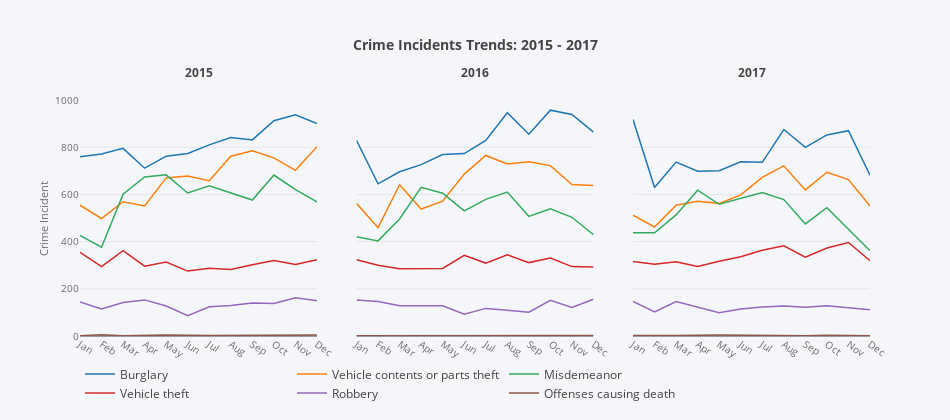

Notebook source saved alongside this figure:
### Code cell
# define subplots
fig = tools.make_subplots(rows=1, cols=3, subplot_titles=(["<b>{}</b>".format(i) for i in yearlist]),
    shared_yaxes=True, horizontal_spacing=(0.05), print_grid=False)

# a matrix for subplot selection order
m = np.array([1, 1, 1, 2, 1, 3]).reshape(3, 2)

# define marker colors
scattcol = ['rgb(31, 119, 180)', 'rgb(255, 127, 14)', 'rgb(50, 171, 96)',
            'rgb(214, 39, 40)', 'rgb(148, 103, 189)', 'rgb(140, 86, 75)']

# define chart data
for i in range(3):
    trace_list = []
    data = mon_trend[mon_trend['YEAR'] == yearlist[i]]
    for j in range(6):
        tracex = go.Scatter(x=data[data['ADAPTED_CATEGORY'] == titlelist[j]]['MONTH'],
            y=data[data['ADAPTED_CATEGORY'] == titlelist[j]]['INCIDENT_COUNT'], mode='lines',
            marker=dict(color=scattcol[j]), line=dict(width=1.5), showlegend=False, name=titlelist[j])

        if i == 0:  # show legend for only the first subplot.
            tracex.showlegend = True

        trace_list.append(tracex)

        # append each subplot data definitions to the figure instance
        fig.append_trace(trace_list[j], m[i][0], m[i][1])

# define layout settings
for i in fig['layout']['annotations']:
    i['font'] = dict(size=12)
    i['y'] = 1.07

fig['layout']['legend'] = dict(orientation="h")

for i in range(1, 4):
    fig['layout']['yaxis' + '{}'.format(i)].update(title='Crime Incident',
        titlefont=dict(size=11, color='rgb(107, 107, 107)'), tickfont=dict(size=10, color='rgb(107, 107, 107)'),
        range=[0, 1000], showgrid=True)

    fig['layout']['xaxis' + '{}'.format(i)].update(titlefont=dict(size=11, color='rgb(107, 107, 107)'),
        tickfont=dict(size=10, color='rgb(107, 107, 107)'), tickangle=35, showgrid=False)

# update layout settings
fig['layout'].update(height=420, width=950, showlegend=True, autosize=False,
    title="<b>Crime Incidents Trends: 2015 - 2017</b>",
    titlefont=dict(size=14), paper_bgcolor='rgba(245, 246, 249, 1)', plot_bgcolor='rgba(245, 246, 249, 1)')

iplot(fig)

### Figure 1 — Plotly figure (JSON) as saved in the notebook; plotly's stock layout.template omitted (floating-point values rounded to 4 significant figures)
{"data": [{"line": {"width": 1.5}, "marker": {"color": "rgb(31, 119, 180)"}, "mode": "lines", "name": "Burglary", "showlegend": true, "type": "scatter", "x": ["Jan", "Feb", "Mar", "Apr", "May", "Jun", "Jul", "Aug", "Sep", "Oct", "Nov", "Dec"], "xaxis": "x1", "y": [760, 771, 795, 711, 762, 773, 810, 841, 831, 912, 937, 900], "yaxis": "y1"}, {"line": {"width": 1.5}, "marker": {"color": "rgb(255, 127, 14)"}, "mode": "lines", "name": "Vehicle contents or parts theft", "showlegend": true, "type": "scatter", "x": ["Jan", "Feb", "Mar", "Apr", "May", "Jun", "Jul", "Aug", "Sep", "Oct", "Nov", "Dec"], "xaxis": "x1", "y": [554, 498, 569, 551, 670, 678, 658, 762, 785, 755, 702, 802], "yaxis": "y1"}, {"line": {"width": 1.5}, "marker": {"color": "rgb(50, 171, 96)"}, "mode": "lines", "name": "Misdemeanor", "showlegend": true, "type": "scatter", "x": ["Jan", "Feb", "Mar", "Apr", "May", "Jun", "Jul", "Aug", "Sep", "Oct", "Nov", "Dec"], "xaxis": "x1", "y": [426, 376, 601, 674, 683, 606, 637, 607, 576, 682, 620, 568], "yaxis": "y1"}, {"line": {"width": 1.5}, "marker": {"color": "rgb(214, 39, 40)"}, "mode": "lines", "name": "Vehicle theft", "showlegend": true, "type": "scatter", "x": ["Jan", "Feb", "Mar", "Apr", "May", "Jun", "Jul", "Aug", "Sep", "Oct", "Nov", "Dec"], "xaxis": "x1", "y": [354, 294, 362, 296, 313, 275, 287, 282, 302, 320, 303, 323], "yaxis": "y1"}, {"line": {"width": 1.5}, "marker": {"color": "rgb(148, 103, 189)"}, "mode": "lines", "name": "Robbery", "showlegend": true, "type": "scatter", "x": ["Jan", "Feb", "Mar", "Apr", "May", "Jun", "Jul", "Aug", "Sep", "Oct", "Nov", "Dec"], "xaxis": "x1", "y": [144, 115, 142, 153, 127, 86, 124, 129, 140, 138, 162, 149], "yaxis": "y1"}, {"line": {"width": 1.5}, "marker": {"color": "rgb(140, 86, 75)"}, "mode": "lines", "name": "Offenses causing death", "showlegend": true, "type": "scatter", "x": ["Jan", "Feb", "Mar", "Apr", "May", "Jul", "Sep", "Oct", "Nov", "Dec"], "xaxis": "x1", "y": [1, 5, 1, 2, 4, 2, 2, 2, 2, 4], "yaxis": "y1"}, {"line": {"width": 1.5}, "marker": {"color": "rgb(31, 119, 180)"}, "mode": "lines", "name": "Burglary", "showlegend": false, "type": "scatter", "x": ["Jan", "Feb", "Mar", "Apr", "May", "Jun", "Jul", "Aug", "Sep", "Oct", "Nov", "Dec"], "xaxis": "x2", "y": [829, 645, 696, 726, 769, 773, 829, 946, 855, 957, 939, 864], "yaxis": "y1"}, {"line": {"width": 1.5}, "marker": {"color": "rgb(255, 127, 14)"}, "mode": "lines", "name": "Vehicle contents or parts theft", "showlegend": false, "type": "scatter", "x": ["Jan", "Feb", "Mar", "Apr", "May", "Jun", "Jul", "Aug", "Sep", "Oct", "Nov", "Dec"], "xaxis": "x2", "y": [562, 459, 641, 538, 571, 686, 765, 729, 738, 722, 642, 638], "yaxis": "y1"}, {"line": {"width": 1.5}, "marker": {"color": "rgb(50, 171, 96)"}, "mode": "lines", "name": "Misdemeanor", "showlegend": false, "type": "scatter", "x": ["Jan", "Feb", "Mar", "Apr", "May", "Jun", "Jul", "Aug", "Sep", "Oct", "Nov", "Dec"], "xaxis": "x2", "y": [421, 403, 496, 630, 605, 530, 579, 610, 507, 539, 503, 429], "yaxis": "y1"}, {"line": {"width": 1.5}, "marker": {"color": "rgb(214, 39, 40)"}, "mode": "lines", "name": "Vehicle theft", "showlegend": false, "type": "scatter", "x": ["Jan", "Feb", "Mar", "Apr", "May", "Jun", "Jul", "Aug", "Sep", "Oct", "Nov", "Dec"], "xaxis": "x2", "y": [323, 300, 285, 286, 286, 342, 309, 344, 311, 330, 294, 292], "yaxis": "y1"}, {"line": {"width": 1.5}, "marker": {"color": "rgb(148, 103, 189)"}, "mode": "lines", "name": "Robbery", "showlegend": false, "type": "scatter", "x": ["Jan", "Feb", "Mar", "Apr", "May", "Jun", "Jul", "Aug", "Sep", "Oct", "Nov", "Dec"], "xaxis": "x2", "y": [153, 146, 128, 127, 128, 92, 117, 109, 101, 151, 121, 156], "yaxis": "y1"}, {"line": {"width": 1.5}, "marker": {"color": "rgb(140, 86, 75)"}, "mode": "lines", "name": "Offenses causing death", "showlegend": false, "type": "scatter", "x": ["Jan", "Mar", "Apr", "Jun", "Jul", "Aug", "Sep", "Oct", "Nov", "Dec"], "xaxis": "x2", "y": [1, 1, 2, 4, 1, 2, 3, 3, 3, 2], "yaxis": "y1"}, {"line": {"width": 1.5}, "marker": {"color": "rgb(31, 119, 180)"}, "mode": "lines", "name": "Burglary", "showlegend": false, "type": "scatter", "x": ["Jan", "Feb", "Mar", "Apr", "May", "Jun", "Jul", "Aug", "Sep", "Oct", "Nov", "Dec"], "xaxis": "x3", "y": [917, 629, 737, 698, 700, 738, 736, 875, 799, 852, 870, 681], "yaxis": "y1"}, {"line": {"width": 1.5}, "marker": {"color": "rgb(255, 127, 14)"}, "mode": "lines", "name": "Vehicle contents or parts theft", "showlegend": false, "type": "scatter", "x": ["Jan", "Feb", "Mar", "Apr", "May", "Jun", "Jul", "Aug", "Sep", "Oct", "Nov", "Dec"], "xaxis": "x3", "y": [512, 462, 554, 571, 562, 598, 672, 721, 619, 694, 663, 551], "yaxis": "y1"}, {"line": {"width": 1.5}, "marker": {"color": "rgb(50, 171, 96)"}, "mode": "lines", "name": "Misdemeanor", "showlegend": false, "type": "scatter", "x": ["Jan", "Feb", "Mar", "Apr", "May", "Jun", "Jul", "Aug", "Sep", "Oct", "Nov", "Dec"], "xaxis": "x3", "y": [438, 437, 513, 618, 558, 583, 608, 578, 475, 544, 453, 361], "yaxis": "y1"}, {"line": {"width": 1.5}, "marker": {"color": "rgb(214, 39, 40)"}, "mode": "lines", "name": "Vehicle theft", "showlegend": false, "type": "scatter", "x": ["Jan", "Feb", "Mar", "Apr", "May", "Jun", "Jul", "Aug", "Sep", "Oct", "Nov", "Dec"], "xaxis": "x3", "y": [316, 304, 315, 295, 317, 336, 363, 382, 334, 373, 396, 319], "yaxis": "y1"}, {"line": {"width": 1.5}, "marker": {"color": "rgb(148, 103, 189)"}, "mode": "lines", "name": "Robbery", "showlegend": false, "type": "scatter", "x": ["Jan", "Feb", "Mar", "Apr", "May", "Jun", "Jul", "Aug", "Sep", "Oct", "Nov", "Dec"], "xaxis": "x3", "y": [147, 102, 146, 121, 99, 114, 123, 127, 122, 128, 120, 111], "yaxis": "y1"}, {"line": {"width": 1.5}, "marker": {"color": "rgb(140, 86, 75)"}, "mode": "lines", "name": "Offenses causing death", "showlegend": false, "type": "scatter", "x": ["Jan", "Feb", "Mar", "May", "Jul", "Aug", "Sep", "Oct", "Nov", "Dec"], "xaxis": "x3", "y": [2, 1, 2, 4, 2, 3, 1, 3, 2, 1], "yaxis": "y1"}], "layout": {"annotations": [{"font": {"size": 12}, "showarrow": false, "text": "<b>2015</b>", "x": 0.15, "xanchor": "center", "xref": "paper", "y": 1.07, "yanchor": "bottom", "yref": "paper"}, {"font": {"size": 12}, "showarrow": false, "text": "<b>2016</b>", "x": 0.5, "xanchor": "center", "xref": "paper", "y": 1.07, "yanchor": "bottom", "yref": "paper"}, {"font": {"size": 12}, "showarrow": false, "text": "<b>2017</b>", "x": 0.85, "xanchor": "center", "xref": "paper", "y": 1.07, "yanchor": "bottom", "yref": "paper"}], "autosize": false, "height": 420, "legend": {"orientation": "h"}, "paper_bgcolor": "rgba(245, 246, 249, 1)", "plot_bgcolor": "rgba(245, 246, 249, 1)", "showlegend": true, "title": "<b>Crime Incidents Trends: 2015 - 2017</b>", "titlefont": {"size": 14}, "width": 950, "xaxis1": {"anchor": "y1", "domain": [0, 0.3], "showgrid": false, "tickangle": 35, "tickfont": {"color": "rgb(107, 107, 107)", "size": 10}, "titlefont": {"color": "rgb(107, 107, 107)", "size": 11}}, "xaxis2": {"anchor": "free", "domain": [0.35, 0.65], "position": 0, "showgrid": false, "tickangle": 35, "tickfont": {"color": "rgb(107, 107, 107)", "size": 10}, "titlefont": {"color": "rgb(107, 107, 107)", "size": 11}}, "xaxis3": {"anchor": "free", "domain": [0.7, 1], "position": 0, "showgrid": false, "tickangle": 35, "tickfont": {"color": "rgb(107, 107, 107)", "size": 10}, "titlefont": {"color": "rgb(107, 107, 107)", "size": 11}}, "yaxis1": {"anchor": "x1", "domain": [0, 1], "range": [0, 1000], "showgrid": true, "tickfont": {"color": "rgb(107, 107, 107)", "size": 10}, "title": "Crime Incident", "titlefont": {"color": "rgb(107, 107, 107)", "size": 11}}, "yaxis2": {"range": [0, 1000], "showgrid": true, "tickfont": {"color": "rgb(107, 107, 107)", "size": 10}, "title": "Crime Incident", "titlefont": {"color": "rgb(107, 107, 107)", "size": 11}}, "yaxis3": {"range": [0, 1000], "showgrid": true, "tickfont": {"color": "rgb(107, 107, 107)", "size": 10}, "title": "Crime Incident", "titlefont": {"color": "rgb(107, 107, 107)", "size": 11}}}}
